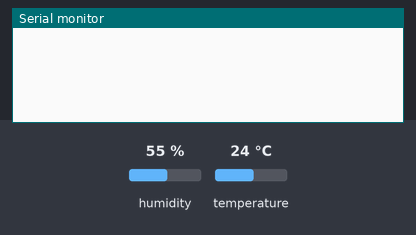
A sketch run on a simulated ESP8266 (NodeMCU). On the bench: the last lines printed to the serial monitor. The test bench sets the inputs (shaded band); at power-on: humidity 55 %, temperature 24 °C. WiFi joins after 1.5 s; servers stay silent unless stated.

Above: at 3.0 s.
3.1 s: humidity set to 22 %
At 6.1 s:
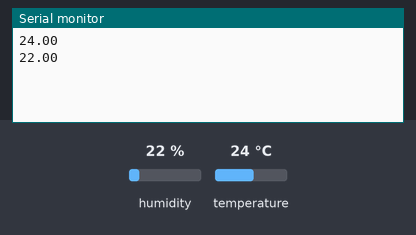
6.4 s: temperature set to 12 °C
7.9 s: humidity set to 40 %
At 8.4 s:
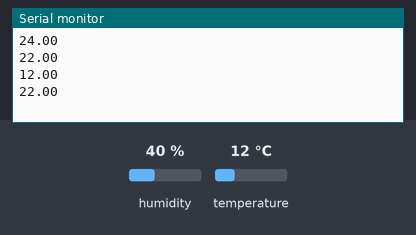
Timing chart, 0 to 10.9 s (numbered marks = the images above; inputs shaded):
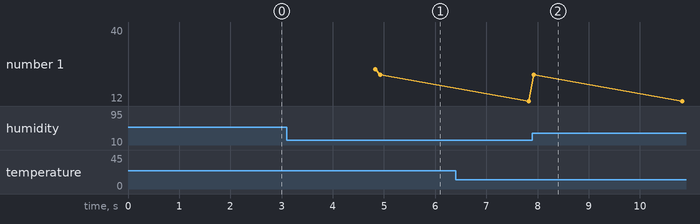

Measured:
- after the input at 3.1 s, the serial monitor: prints a new line after 1.8 s (image 1)
- plotted number 1: 22 → 12 after the input at 6.4 s, 12 → 40 after the input at 7.9 s

The sketch:

lab2.ino
```cpp
//#define BLYNK_PRINT Serial    // Comment this out to disable prints and save space
#include <ESP8266WiFi.h>
#include <BlynkSimpleEsp8266.h>
#include <DHT.h>
#define DHTPIN  5      //pin where the dht11 is connected
DHT dht(DHTPIN, DHT11);
BlynkTimer timer;


char auth[] = "53573ff15xxxxxxxxxxxxxxxxxxxxxx";

// Your WiFi credentials.
// Set password to "" for open networks.
char ssid[] = "xxxxx";
char pass[] = "xxxxxx";


void readSensor() {
  float h = dht.readHumidity(); // read humidity
  float t = dht.readTemperature(); // read Temperature
  Serial.println(t);
  delay(100);
  Serial.println(h);


  if (isnan(h) || isnan(t)) {
    Serial.println("Failed to read from DHT sensor!");
    return;
  }
    Blynk.virtualWrite(V0, t); // virtual pin
    Blynk.virtualWrite(V1, h); // virtual pin
}


void setup() {
  // Debug console
  Serial.begin(9600);

  Blynk.begin(auth, ssid, pass);

  dht.begin();
  timer.setInterval(3000, readSensor);     //Read every 3 secs
}


void loop() {
  Blynk.run();
  timer.run();
}
```
